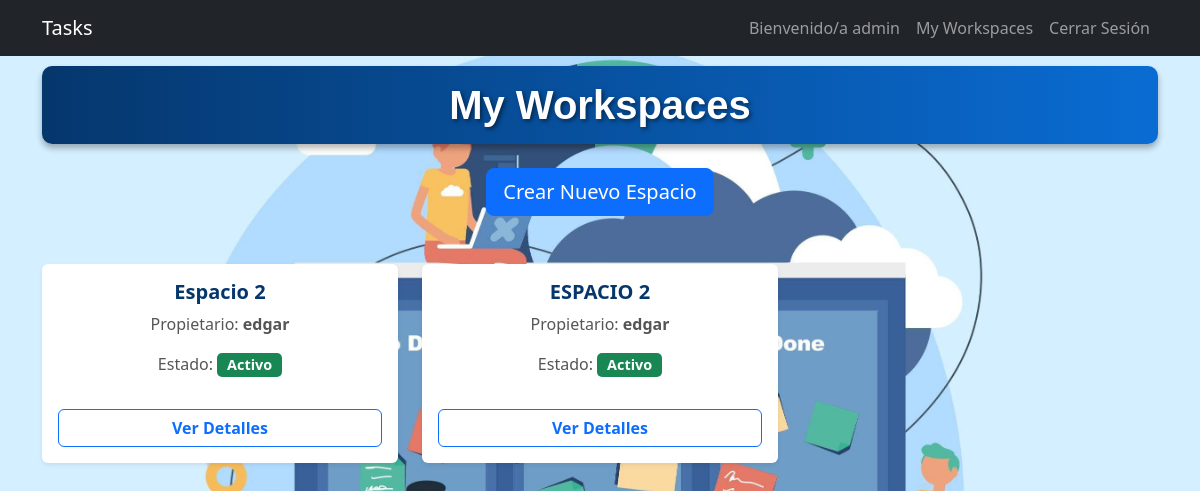
Screenshot of /espacio_trabajo/ (signed in) with the database file from the repository.
### espacios_trabajo/models.py (models this page shows, shortened)
class EspacioTrabajo(models.Model):
    nombre = models.CharField(max_length=100)
    propietario = models.ForeignKey(User, on_delete=models.CASCADE, related_name='espacios_propios')
    usuarios = models.ManyToManyField(User, related_name='espacios_asignados')
    activo = models.BooleanField(default=True)
    fecha_creacion = models.DateTimeField(auto_now_add=True)

### espacios_trabajo/views.py (the view)
# urls.py: path('', views.espacio_trabajo, name='espacio_trabajo'),
@login_required
def espacio_trabajo(request):
    espacios = EspacioTrabajo.objects.filter(usuarios=request.user)
    return render(request, 'espacio_trabajo.html', {'espacios': espacios})

### espacios_trabajo/templates/espacio_trabajo.html (shortened to what this page needs)
{% extends 'base.html' %}
{% load static %}
{% block content %}
<div class="container">
    <h1 class="workspace-title">My Workspaces</h1>
    <div class="mt-4 text-center">
        <a href="{% url 'crear_espacio' %}" class="btn btn-primary btn-lg">
             Crear Nuevo Espacio
        </a>
    </div>
    <div class="row mt-5">
        {% for espacio in espacios %}
            <div class="col-md-4 mb-4">
                <div class="card shadow-sm border-0 {% if not espacio.activo %}bg-light{% else %}bg-white{% endif %} rounded">
                    <div class="card-body text-center">
                        <h5 class="card-title">{{ espacio.nombre }}</h5>
                        <p class="card-text">
                            Propietario: <strong>{{ espacio.propietario.username }}</strong>
                        </p>
                        <p class="card-text">
                            Estado:
                            {% if espacio.activo %}
                                <span class="badge bg-success"> Activo</span>
                            {% else %}
                                <span class="badge bg-danger"><i class="bi bi-x-circle"></i> Inactivo</span>
                            {% endif %}
                        </p>
                        <a href="{% url 'detalle_espacio' espacio.id %}"
                           class="btn btn-outline-primary mt-3"
                           style="width: 100%;">
                             Ver Detalles
                        </a>
                    </div>
                </div>
            </div>
        {% endfor %}
    </div>
</div>
{% endblock %}

### templates/_navbar.html (shortened to what this page needs)
<nav class="navbar navbar-expand-lg navbar-dark bg-dark">
    <div class="container">
        <a class="navbar-brand" href="{% url 'home' %}">Tasks</a>
        <div class="collapse navbar-collapse" id="navbarNav">
            <ul class="navbar-nav ms-auto">
                {% if user.is_authenticated %}
                <li class="nav-item">
                    <a class="nav-link" href="#">Bienvenido/a {{ user.username }}</a>
                </li>
                    <a class="nav-link " href="{% url 'espacio_trabajo' %}">My Workspaces</a>
                <li class="nav-item">
                    <a class="nav-link " href="{% url 'signout' %}">Cerrar Sesión</a>
                </li>
                {% endif %}
            </ul>
        </div>
    </div>
</nav>

### espacios_trabajo/templates/espacio_trabajo.html (style rules this page uses)
.workspace-title { color: #ffffff; text-shadow: 2px 2px 4px rgba(0, 0, 0, 0.5); font-family: 'Poppins', sans-serif; font-weight: bold; font-size: 2.5rem; text-align: center; padding: 15px; background: linear-gradient(90deg, #05376d, #0a6cd3); border-radius: 10px; margin-top: 10px; box-shadow: 0px 4px 6px rgba(0, 0, 0, 0.3); }
.card { transition: transform 0.3s ease, box-shadow 0.3s ease; }
.card-title { color: #05376d; font-weight: bold; text-transform: capitalize; font-size: 1.25rem; }
.card-text { font-size: 1rem; color: #555555; }
.badge { font-size: 0.9rem; padding: 5px 10px; border-radius: 5px; }
.btn-outline-primary { font-weight: bold; transition: all 0.3s ease; }

### rows the page displays
EspacioTrabajo: nombre "Espacio 2", propietario.username "edgar", activo "Activo"
EspacioTrabajo: nombre "ESPACIO 2", propietario.username "edgar", activo "Activo"

### other values shown
{{ user.username }} "admin"
